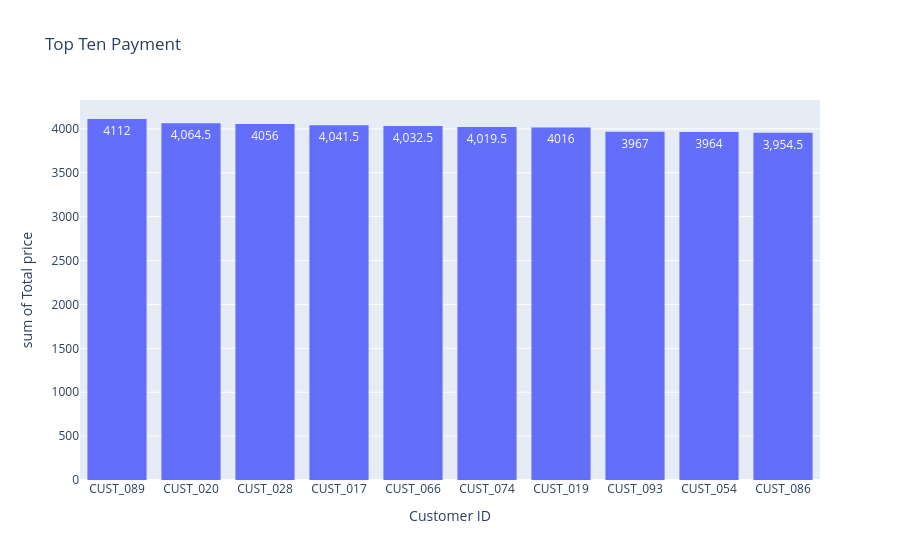

Here is the notebook cell this chart was saved with:
### Markdown cell above
2.Top customers payment

### Code cell
cust=df.groupby('Customer ID')['Total price'].sum().reset_index().sort_values(ascending=False,by='Total price').head(10)
px.histogram(cust,x='Customer ID',y='Total price',text_auto=True,title='Top Ten Payment')

### Figure 1 — Plotly figure (JSON) as saved in the notebook; plotly's stock layout.template omitted (floating-point values rounded to 4 significant figures)
{"data": [{"bingroup": "x", "histfunc": "sum", "hovertemplate": "Customer ID=%{x}<br>sum of Total price=%{y}<extra></extra>", "legendgroup": "", "marker": {"color": "#636efa", "pattern": {"shape": ""}}, "name": "", "orientation": "v", "showlegend": false, "texttemplate": "%{value}", "type": "histogram", "x": ["CUST_089", "CUST_020", "CUST_028", "CUST_017", "CUST_066", "CUST_074", "CUST_019", "CUST_093", "CUST_054", "CUST_086"], "xaxis": "x", "y": [4112.0, 4064.0, 4056.0, 4042.0, 4032.0, 4020.0, 4016.0, 3967.0, 3964.0, 3954.0], "yaxis": "y"}], "layout": {"barmode": "relative", "legend": {"tracegroupgap": 0}, "title": {"text": "Top Ten Payment"}, "xaxis": {"anchor": "y", "domain": [0, 1], "title": {"text": "Customer ID"}}, "yaxis": {"anchor": "x", "domain": [0, 1], "title": {"text": "sum of Total price"}}}}
